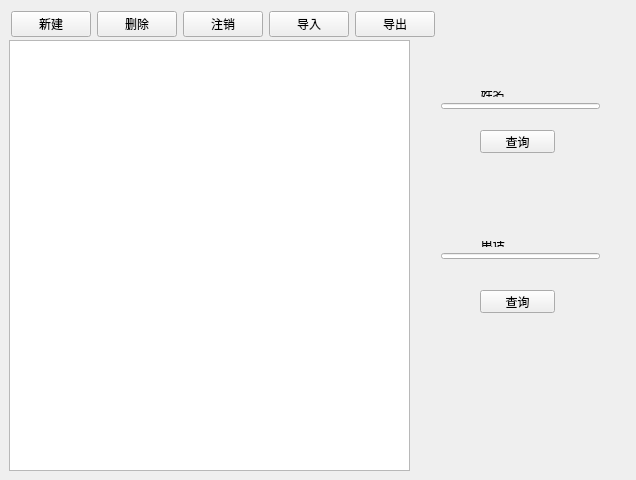
<?xml version="1.0" encoding="UTF-8"?>
<ui version="4.0">
 <class>Phonebook</class>
 <widget class="QWidget" name="Phonebook">
  <property name="geometry">
   <rect>
    <x>0</x>
    <y>0</y>
    <width>636</width>
    <height>480</height>
   </rect>
  </property>
  <property name="windowTitle">
   <string>Phonebook</string>
  </property>
  <widget class="QTableView" name="tableView">
   <property name="geometry">
    <rect>
     <x>9</x>
     <y>40</y>
     <width>401</width>
     <height>431</height>
    </rect>
   </property>
  </widget>
  <widget class="QWidget" name="layoutWidget">
   <property name="geometry">
    <rect>
     <x>430</x>
     <y>230</y>
     <width>181</width>
     <height>40</height>
    </rect>
   </property>
   <layout class="QVBoxLayout" name="verticalLayout_2">
    <item>
     <widget class="QLabel" name="label_2">
      <property name="text">
       <string>            电话</string>
      </property>
     </widget>
    </item>
    <item>
     <widget class="QLineEdit" name="LE_Qphone"/>
    </item>
   </layout>
  </widget>
  <widget class="QPushButton" name="Btn_Qname">
   <property name="geometry">
    <rect>
     <x>480</x>
     <y>130</y>
     <width>75</width>
     <height>23</height>
    </rect>
   </property>
   <property name="text">
    <string>查询</string>
   </property>
  </widget>
  <widget class="QPushButton" name="Btn_Qphone">
   <property name="geometry">
    <rect>
     <x>480</x>
     <y>290</y>
     <width>75</width>
     <height>23</height>
    </rect>
   </property>
   <property name="text">
    <string>查询</string>
   </property>
  </widget>
  <widget class="QWidget" name="">
   <layout class="QHBoxLayout" name="horizontalLayout">
    <item>
     <widget class="QPushButton" name="Btn_new">
      <property name="text">
       <string>新建</string>
      </property>
     </widget>
    </item>
    <item>
     <widget class="QPushButton" name="Btn_delete">
      <property name="text">
       <string>删除</string>
      </property>
     </widget>
    </item>
    <item>
     <widget class="QPushButton" name="Btn_logout">
      <property name="text">
       <string>注销</string>
      </property>
     </widget>
    </item>
    <item>
     <widget class="QPushButton" name="Btn_import">
      <property name="text">
       <string>导入</string>
      </property>
     </widget>
    </item>
    <item>
     <widget class="QPushButton" name="Btn_export">
      <property name="text">
       <string>导出</string>
      </property>
     </widget>
    </item>
   </layout>
  </widget>
  <widget class="QWidget" name="">
   <property name="geometry">
    <rect>
     <x>430</x>
     <y>80</y>
     <width>181</width>
     <height>40</height>
    </rect>
   </property>
   <layout class="QVBoxLayout" name="verticalLayout">
    <item>
     <widget class="QLabel" name="label">
      <property name="text">
       <string>            姓名</string>
      </property>
     </widget>
    </item>
    <item>
     <widget class="QLineEdit" name="LE_Qname"/>
    </item>
   </layout>
  </widget>
 </widget>
 <layoutdefault spacing="6" margin="11"/>
 <resources/>
 <connections/>
</ui>
